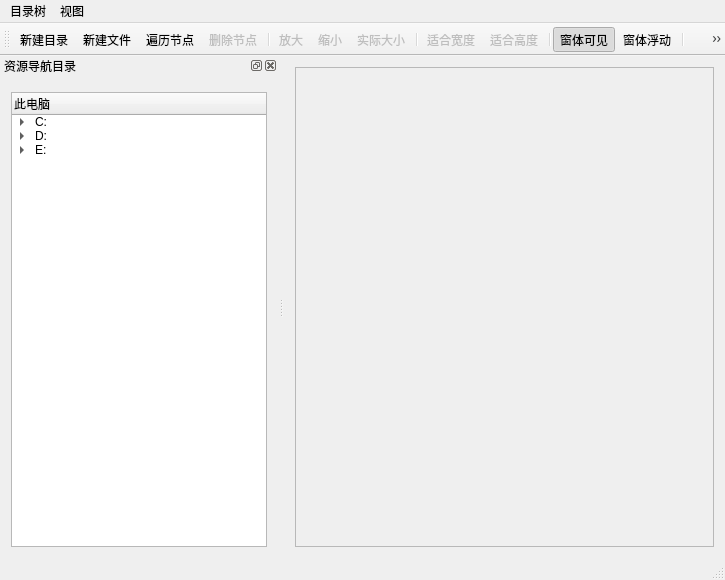
<?xml version="1.0" encoding="UTF-8"?>
<ui version="4.0">
 <class>DemoClass</class>
 <widget class="QMainWindow" name="DemoClass">
  <property name="geometry">
   <rect>
    <x>0</x>
    <y>0</y>
    <width>725</width>
    <height>580</height>
   </rect>
  </property>
  <property name="windowTitle">
   <string>Demo</string>
  </property>
  <widget class="QWidget" name="centralWidget">
   <layout class="QGridLayout" name="gridLayout_3">
    <item row="0" column="1">
     <widget class="QScrollArea" name="scrollArea">
      <property name="widgetResizable">
       <bool>true</bool>
      </property>
      <widget class="QWidget" name="scrollAreaWidgetContents">
       <property name="geometry">
        <rect>
         <x>0</x>
         <y>0</y>
         <width>427</width>
         <height>465</height>
        </rect>
       </property>
       <layout class="QGridLayout" name="gridLayout_2">
        <item row="0" column="0">
         <widget class="QLabel" name="label">
          <property name="text">
           <string/>
          </property>
          <property name="alignment">
           <set>Qt::AlignCenter</set>
          </property>
         </widget>
        </item>
       </layout>
      </widget>
     </widget>
    </item>
   </layout>
  </widget>
  <widget class="QMenuBar" name="menuBar">
   <property name="geometry">
    <rect>
     <x>0</x>
     <y>0</y>
     <width>725</width>
     <height>23</height>
    </rect>
   </property>
   <widget class="QMenu" name="menu">
    <property name="title">
     <string>目录树</string>
    </property>
    <addaction name="actionNewDir"/>
    <addaction name="actionNewFile"/>
    <addaction name="separator"/>
    <addaction name="actionQuit"/>
   </widget>
   <widget class="QMenu" name="menu_2">
    <property name="title">
     <string>视图</string>
    </property>
    <addaction name="actionZoomIn"/>
    <addaction name="actionZoomOut"/>
    <addaction name="actionRealSize"/>
   </widget>
   <addaction name="menu"/>
   <addaction name="menu_2"/>
  </widget>
  <widget class="QToolBar" name="mainToolBar">
   <property name="toolButtonStyle">
    <enum>Qt::ToolButtonTextUnderIcon</enum>
   </property>
   <attribute name="toolBarArea">
    <enum>TopToolBarArea</enum>
   </attribute>
   <attribute name="toolBarBreak">
    <bool>false</bool>
   </attribute>
   <addaction name="actionNewDir"/>
   <addaction name="actionNewFile"/>
   <addaction name="actionScanItem"/>
   <addaction name="actionDeleteItem"/>
   <addaction name="separator"/>
   <addaction name="actionZoomIn"/>
   <addaction name="actionZoomOut"/>
   <addaction name="actionRealSize"/>
   <addaction name="separator"/>
   <addaction name="actionFitWidth"/>
   <addaction name="actionFitHeight"/>
   <addaction name="separator"/>
   <addaction name="actionDockShow"/>
   <addaction name="actionDockFloat"/>
   <addaction name="separator"/>
   <addaction name="actionQuit"/>
  </widget>
  <widget class="QStatusBar" name="statusBar"/>
  <widget class="QDockWidget" name="dockWidget">
   <property name="floating">
    <bool>false</bool>
   </property>
   <property name="allowedAreas">
    <set>Qt::LeftDockWidgetArea|Qt::RightDockWidgetArea</set>
   </property>
   <property name="windowTitle">
    <string>资源导航目录</string>
   </property>
   <attribute name="dockWidgetArea">
    <number>1</number>
   </attribute>
   <widget class="QWidget" name="dockWidgetContents">
    <layout class="QVBoxLayout" name="verticalLayout">
     <item>
      <widget class="ZZZWidget" name="widget" native="true"/>
     </item>
     <item>
      <widget class="QTreeWidget" name="treeWidget">
       <property name="expandsOnDoubleClick">
        <bool>true</bool>
       </property>
       <column>
        <property name="text">
         <string>此电脑</string>
        </property>
       </column>
       <item>
        <property name="text">
         <string>C:</string>
        </property>
        <item>
         <property name="text">
          <string>admin</string>
         </property>
        </item>
        <item>
         <property name="text">
          <string>window</string>
         </property>
        </item>
       </item>
       <item>
        <property name="text">
         <string>D:</string>
        </property>
        <item>
         <property name="text">
          <string>project</string>
         </property>
        </item>
        <item>
         <property name="text">
          <string>software</string>
         </property>
        </item>
       </item>
       <item>
        <property name="text">
         <string>E:</string>
        </property>
        <item>
         <property name="text">
          <string>mirror</string>
         </property>
        </item>
       </item>
      </widget>
     </item>
    </layout>
   </widget>
  </widget>
  <action name="actionNewDir">
   <property name="icon">
    <iconset resource="demo.qrc">
     <normaloff>:/Demo/exit.svg</normaloff>:/Demo/exit.svg</iconset>
   </property>
   <property name="text">
    <string>新建目录</string>
   </property>
   <property name="toolTip">
    <string>目录</string>
   </property>
  </action>
  <action name="actionNewFile">
   <property name="icon">
    <iconset resource="demo.qrc">
     <normaloff>:/Demo/exit.svg</normaloff>:/Demo/exit.svg</iconset>
   </property>
   <property name="text">
    <string>新建文件</string>
   </property>
   <property name="toolTip">
    <string>文件</string>
   </property>
  </action>
  <action name="actionZoomIn">
   <property name="checkable">
    <bool>false</bool>
   </property>
   <property name="enabled">
    <bool>false</bool>
   </property>
   <property name="icon">
    <iconset resource="demo.qrc">
     <normaloff>:/Demo/exit.svg</normaloff>:/Demo/exit.svg</iconset>
   </property>
   <property name="text">
    <string>放大</string>
   </property>
   <property name="toolTip">
    <string>放大镜</string>
   </property>
  </action>
  <action name="actionZoomOut">
   <property name="enabled">
    <bool>false</bool>
   </property>
   <property name="icon">
    <iconset resource="demo.qrc">
     <normaloff>:/Demo/exit.svg</normaloff>:/Demo/exit.svg</iconset>
   </property>
   <property name="text">
    <string>缩小</string>
   </property>
   <property name="toolTip">
    <string>进行缩小</string>
   </property>
  </action>
  <action name="actionRealSize">
   <property name="enabled">
    <bool>false</bool>
   </property>
   <property name="icon">
    <iconset resource="demo.qrc">
     <normaloff>:/Demo/exit.svg</normaloff>:/Demo/exit.svg</iconset>
   </property>
   <property name="text">
    <string>实际大小</string>
   </property>
   <property name="toolTip">
    <string>放大或缩小后恢复大小</string>
   </property>
  </action>
  <action name="actionFitWidth">
   <property name="enabled">
    <bool>false</bool>
   </property>
   <property name="icon">
    <iconset resource="demo.qrc">
     <normaloff>:/Demo/exit.svg</normaloff>:/Demo/exit.svg</iconset>
   </property>
   <property name="text">
    <string>适合宽度</string>
   </property>
   <property name="toolTip">
    <string>适合图片的宽度</string>
   </property>
  </action>
  <action name="actionFitHeight">
   <property name="enabled">
    <bool>false</bool>
   </property>
   <property name="icon">
    <iconset resource="demo.qrc">
     <normaloff>:/Demo/exit.svg</normaloff>:/Demo/exit.svg</iconset>
   </property>
   <property name="text">
    <string>适合高度</string>
   </property>
  </action>
  <action name="actionQuit">
   <property name="icon">
    <iconset resource="demo.qrc">
     <normaloff>:/Demo/exit.svg</normaloff>:/Demo/exit.svg</iconset>
   </property>
   <property name="text">
    <string>退出</string>
   </property>
   <property name="toolTip">
    <string>进行退出</string>
   </property>
  </action>
  <action name="actionDeleteItem">
   <property name="enabled">
    <bool>false</bool>
   </property>
   <property name="icon">
    <iconset resource="demo.qrc">
     <normaloff>:/Demo/exit.svg</normaloff>:/Demo/exit.svg</iconset>
   </property>
   <property name="text">
    <string>删除节点</string>
   </property>
  </action>
  <action name="actionScanItem">
   <property name="icon">
    <iconset resource="demo.qrc">
     <normaloff>:/Demo/exit.svg</normaloff>:/Demo/exit.svg</iconset>
   </property>
   <property name="text">
    <string>遍历节点</string>
   </property>
  </action>
  <action name="actionDockShow">
   <property name="checkable">
    <bool>true</bool>
   </property>
   <property name="checked">
    <bool>true</bool>
   </property>
   <property name="icon">
    <iconset resource="demo.qrc">
     <normaloff>:/Demo/exit.svg</normaloff>:/Demo/exit.svg</iconset>
   </property>
   <property name="text">
    <string>窗体可见</string>
   </property>
  </action>
  <action name="actionDockFloat">
   <property name="checkable">
    <bool>true</bool>
   </property>
   <property name="checked">
    <bool>false</bool>
   </property>
   <property name="enabled">
    <bool>true</bool>
   </property>
   <property name="icon">
    <iconset resource="demo.qrc">
     <normaloff>:/Demo/exit.svg</normaloff>:/Demo/exit.svg</iconset>
   </property>
   <property name="text">
    <string>窗体浮动</string>
   </property>
   <property name="toolTip">
    <string>窗体浮动</string>
   </property>
   <property name="visible">
    <bool>true</bool>
   </property>
  </action>
 </widget>
 <layoutdefault spacing="6" margin="11"/>
 <customwidgets>
  <customwidget>
   <class>ZZZWidget</class>
   <extends>QWidget</extends>
   <header>zzzwidget.h</header>
   <container>1</container>
  </customwidget>
 </customwidgets>
 <resources>
  <include location="demo.qrc"/>
 </resources>
 <connections>
  <connection>
   <sender>actionQuit</sender>
   <signal>triggered()</signal>
   <receiver>DemoClass</receiver>
   <slot>close()</slot>
   <hints>
    <hint type="sourcelabel">
     <x>-1</x>
     <y>-1</y>
    </hint>
    <hint type="destinationlabel">
     <x>395</x>
     <y>355</y>
    </hint>
   </hints>
  </connection>
 </connections>
</ui>
